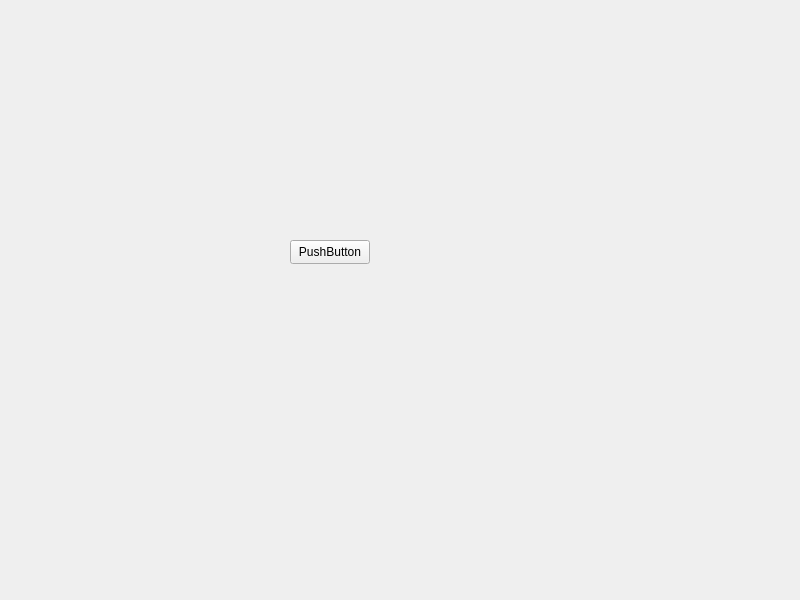
<?xml version="1.0" encoding="UTF-8"?>
<ui version="4.0">
 <class>Widget</class>
 <widget class="QWidget" name="Widget">
  <property name="geometry">
   <rect>
    <x>0</x>
    <y>0</y>
    <width>800</width>
    <height>600</height>
   </rect>
  </property>
  <property name="windowTitle">
   <string>Widget</string>
  </property>
  <widget class="QPushButton" name="pushButton">
   <property name="geometry">
    <rect>
     <x>290</x>
     <y>240</y>
     <width>80</width>
     <height>24</height>
    </rect>
   </property>
   <property name="text">
    <string>PushButton</string>
   </property>
  </widget>
 </widget>
 <resources/>
 <connections/>
</ui>
